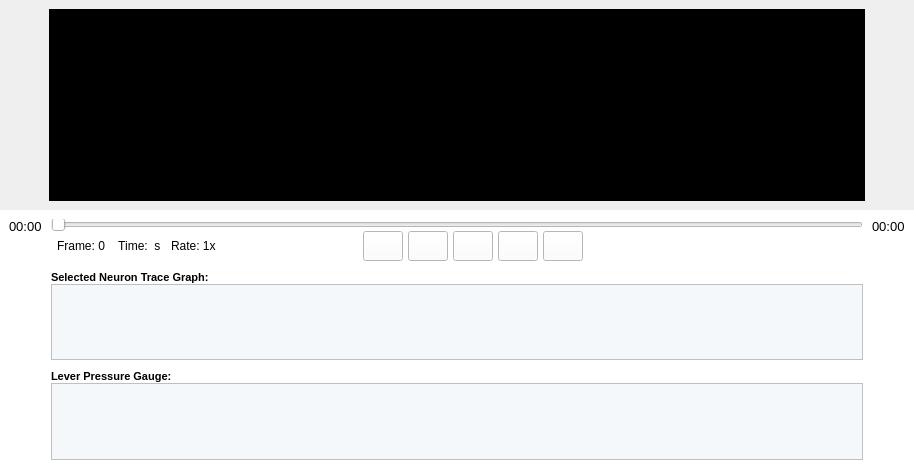
                  <widget class="QWidget" name="widget_85" native="true">
                   <property name="maximumSize">
                    <size>
                     <width>1550</width>
                     <height>16777215</height>
                    </size>
                   </property>
                   <property name="styleSheet">
                    <string notr="true">border-color: rgb(0, 0, 0);
border-color: rgb(0, 0, 0);</string>
                   </property>
                   <layout class="QGridLayout" name="gridLayout_4">
                    <property name="leftMargin">
                     <number>0</number>
                    </property>
                    <property name="topMargin">
                     <number>0</number>
                    </property>
                    <property name="rightMargin">
                     <number>0</number>
                    </property>
                    <property name="bottomMargin">
                     <number>0</number>
                    </property>
                    <property name="spacing">
                     <number>0</number>
                    </property>
                    <item row="1" column="0">
                     <widget class="QWidget" name="widget_92" native="true">
                      <property name="minimumSize">
                       <size>
                        <width>0</width>
                        <height>260</height>
                       </size>
                      </property>
                      <property name="maximumSize">
                       <size>
                        <width>1550</width>
                        <height>260</height>
                       </size>
                      </property>
                      <property name="styleSheet">
                       <string notr="true">border-color: rgb(0, 0, 0);</string>
                      </property>
                      <layout class="QHBoxLayout" name="horizontalLayout_5">
                       <property name="spacing">
                        <number>0</number>
                       </property>
                       <property name="leftMargin">
                        <number>0</number>
                       </property>
                       <property name="topMargin">
                        <number>0</number>
                       </property>
                       <property name="rightMargin">
                        <number>0</number>
                       </property>
                       <property name="bottomMargin">
                        <number>0</number>
                       </property>
                       <item>
                        <widget class="QWidget" name="widget_94" native="true">
                         <property name="maximumSize">
                          <size>
                           <width>217</width>
                           <height>260</height>
                          </size>
                         </property>
                         <property name="styleSheet">
                          <string notr="true">background-color: rgb(255, 255, 255);
border-color: rgb(0, 0, 0);</string>
                         </property>
                         <layout class="QGridLayout" name="gridLayout_11">
                          <item row="0" column="0">
                           <widget class="QLabel" name="label_204">
                            <property name="font">
                             <font>
                              <family>Arial</family>
                              <pointsize>10</pointsize>
                             </font>
                            </property>
                            <property name="text">
                             <string>00:00</string>
                            </property>
                           </widget>
                          </item>
                          <item row="1" column="0">
                           <spacer name="verticalSpacer_4">
                            <property name="orientation">
                             <enum>Qt::Vertical</enum>
                            </property>
                            <property name="sizeType">
                             <enum>QSizePolicy::Expanding</enum>
                            </property>
                            <property name="sizeHint" stdset="0">
                             <size>
                              <width>20</width>
                              <height>211</height>
                             </size>
                            </property>
                           </spacer>
                          </item>
                         </layout>
                        </widget>
                       </item>
                       <item>
                        <widget class="QWidget" name="widget_97" native="true">
                         <property name="sizePolicy">
                          <sizepolicy hsizetype="Expanding" vsizetype="Expanding">
                           <horstretch>0</horstretch>
                           <verstretch>0</verstretch>
                          </sizepolicy>
                         </property>
                         <property name="maximumSize">
                          <size>
                           <width>1241</width>
                           <height>260</height>
                          </size>
                         </property>
                         <property name="styleSheet">
                          <string notr="true">border-color: rgb(0, 0, 0);
background-color: rgb(255, 255, 255);</string>
                         </property>
                         <layout class="QGridLayout" name="gridLayout_15">
                          <property name="leftMargin">
                           <number>0</number>
                          </property>
                          <property name="rightMargin">
                           <number>0</number>
                          </property>
                          <property name="bottomMargin">
                           <number>0</number>
                          </property>
                          <property name="spacing">
                           <number>0</number>
                          </property>
                          <item row="2" column="0">
                           <widget class="QLabel" name="label_165">
                            <property name="font">
                             <font>
                              <family>Arial</family>
                              <pointsize>8</pointsize>
                              <weight>75</weight>
                              <bold>true</bold>
                             </font>
                            </property>
                            <property name="text">
                             <string>Selected Neuron Trace Graph: </string>
                            </property>
                            <property name="alignment">
                             <set>Qt::AlignLeading|Qt::AlignLeft|Qt::AlignTop</set>
                            </property>
                           </widget>
                          </item>
                          <item row="0" column="0">
                           <layout class="QGridLayout" name="gridLayout_13" columnstretch="0,0,0,1,0,2">
                            <item row="0" column="0" colspan="6">
                             <widget class="QSlider" name="horizontalSlider_10">
                              <property name="sizePolicy">
                               <sizepolicy hsizetype="Preferred" vsizetype="Fixed">
                                <horstretch>0</horstretch>
                                <verstretch>0</verstretch>
                               </sizepolicy>
                              </property>
                              <property name="minimumSize">
                               <size>
                                <width>0</width>
                                <height>12</height>
                               </size>
                              </property>
                              <property name="maximumSize">
                               <size>
                                <width>1241</width>
                                <height>12</height>
                               </size>
                              </property>
                              <property name="toolTip">
                               <string>Scope Player</string>
                              </property>
                              <property name="orientation">
                               <enum>Qt::Horizontal</enum>
                              </property>
                             </widget>
                            </item>
                            <item row="1" column="0">
                             <widget class="QLabel" name="label_175">
                              <property name="minimumSize">
                               <size>
                                <width>60</width>
                                <height>0</height>
                               </size>
                              </property>
                              <property name="font">
                               <font>
                                <family>Arial</family>
                                <pointsize>9</pointsize>
                               </font>
                              </property>
                              <property name="text">
                               <string>Frame: 0</string>
                              </property>
                              <property name="alignment">
                               <set>Qt::AlignCenter</set>
                              </property>
                             </widget>
                            </item>
                            <item row="1" column="1">
                             <widget class="QLabel" name="label_209">
                              <property name="minimumSize">
                               <size>
                                <width>60</width>
                                <height>0</height>
                               </size>
                              </property>
                              <property name="font">
                               <font>
                                <family>Arial</family>
                                <pointsize>9</pointsize>
                               </font>
                              </property>
                              <property name="text">
                               <string>Time:  s </string>
                              </property>
                              <property name="alignment">
                               <set>Qt::AlignCenter</set>
                              </property>
                             </widget>
                            </item>
                            <item row="1" column="2">
                             <widget class="QLabel" name="label_174">
                              <property name="font">
                               <font>
                                <family>Arial</family>
                                <pointsize>9</pointsize>
                               </font>
                              </property>
                              <property name="text">
                               <string>Rate: 1x  </string>
                              </property>
                             </widget>
                            </item>
                            <item row="1" column="3">
                             <spacer name="horizontalSpacer_48">
                              <property name="orientation">
                               <enum>Qt::Horizontal</enum>
                              </property>
                              <property name="sizeHint" stdset="0">
                               <size>
                                <width>40</width>
                                <height>20</height>
                               </size>
                              </property>
                             </spacer>
                            </item>
                            <item row="1" column="4">
                             <layout class="QGridLayout" name="gridLayout_14">
                              <property name="horizontalSpacing">
                               <number>5</number>
                              </property>
                              <property name="verticalSpacing">
                               <number>0</number>
                              </property>
                              <item row="0" column="0">
                               <widget class="QPushButton" name="off_stop_button">
                                <property name="sizePolicy">
                                 <sizepolicy hsizetype="Fixed" vsizetype="Fixed">
                                  <horstretch>0</horstretch>
                                  <verstretch>0</verstretch>
                                 </sizepolicy>
                                </property>
                                <property name="minimumSize">
                                 <size>
                                  <width>40</width>
                                  <height>30</height>
                                 </size>
                                </property>
                                <property name="maximumSize">
                                 <size>
                                  <width>40</width>
                                  <height>30</height>
                                 </size>
                                </property>
                                <property name="font">
                                 <font>
                                  <pointsize>10</pointsize>
                                 </font>
                                </property>
                                <property name="styleSheet">
                                 <string notr="true">border-image: url(:/media/previous.png);</string>
                                </property>
                                <property name="text">
                                 <string/>
                                </property>
                               </widget>
                              </item>
                              <item row="0" column="1">
                               <widget class="QPushButton" name="off_slower_button">
                                <property name="sizePolicy">
                                 <sizepolicy hsizetype="Fixed" vsizetype="Fixed">
                                  <horstretch>0</horstretch>
                                  <verstretch>0</verstretch>
                                 </sizepolicy>
                                </property>
                                <property name="minimumSize">
                                 <size>
                                  <width>40</width>
                                  <height>30</height>
                                 </size>
                                </property>
                                <property name="maximumSize">
                                 <size>
                                  <width>40</width>
                                  <height>30</height>
                                 </size>
                                </property>
                                <property name="font">
                                 <font>
                                  <pointsize>10</pointsize>
                                 </font>
                                </property>
                                <property name="styleSheet">
                                 <string notr="true">border-image: url(:/media/rw.png);</string>
                                </property>
                                <property name="text">
                                 <string/>
                                </property>
                               </widget>
                              </item>
                              <item row="0" column="2">
                               <widget class="QPushButton" name="off_play_button">
                                <property name="sizePolicy">
                                 <sizepolicy hsizetype="Fixed" vsizetype="Fixed">
                                  <horstretch>0</horstretch>
                                  <verstretch>0</verstretch>
                                 </sizepolicy>
                                </property>
                                <property name="minimumSize">
                                 <size>
                                  <width>40</width>
                                  <height>30</height>
                                 </size>
                                </property>
                                <property name="maximumSize">
                                 <size>
                                  <width>40</width>
                                  <height>30</height>
                                 </size>
                                </property>
                                <property name="font">
                                 <font>
                                  <pointsize>10</pointsize>
                                 </font>
                                </property>
                                <property name="styleSheet">
                                 <string notr="true">border-image: url(:/media/play.png);
</string>
                                </property>
                                <property name="text">
                                 <string/>
                                </property>
                               </widget>
                              </item>
                              <item row="0" column="3">
                               <widget class="QPushButton" name="off_faster_button">
                                <property name="sizePolicy">
                                 <sizepolicy hsizetype="Fixed" vsizetype="Fixed">
                                  <horstretch>0</horstretch>
                                  <verstretch>0</verstretch>
                                 </sizepolicy>
                                </property>
                                <property name="minimumSize">
                                 <size>
                                  <width>40</width>
                                  <height>30</height>
                                 </size>
                                </property>
                                <property name="maximumSize">
                                 <size>
                                  <width>40</width>
                                  <height>30</height>
                                 </size>
                                </property>
                                <property name="font">
                                 <font>
                                  <pointsize>10</pointsize>
                                 </font>
                                </property>
                                <property name="styleSheet">
                                 <string notr="true">border-image: url(:/media/ff.png);
</string>
                                </property>
                                <property name="text">
                                 <string/>
                                </property>
                               </widget>
                              </item>
                              <item row="0" column="4">
                               <widget class="QPushButton" name="off_next_button">
                                <property name="sizePolicy">
                                 <sizepolicy hsizetype="Fixed" vsizetype="Fixed">
                                  <horstretch>0</horstretch>
                                  <verstretch>0</verstretch>
                                 </sizepolicy>
                                </property>
                                <property name="minimumSize">
                                 <size>
                                  <width>40</width>
                                  <height>30</height>
                                 </size>
                                </property>
                                <property name="maximumSize">
                                 <size>
                                  <width>40</width>
                                  <height>30</height>
                                 </size>
                                </property>
                                <property name="font">
                                 <font>
                                  <pointsize>10</pointsize>
                                 </font>
                                </property>
                                <property name="styleSheet">
                                 <string notr="true">border-image: url(:/media/next.png);</string>
                                </property>
                                <property name="text">
                                 <string/>
                                </property>
                               </widget>
                              </item>
                             </layout>
                            </item>
                            <item row="1" column="5">
                             <spacer name="horizontalSpacer_49">
                              <property name="orientation">
                               <enum>Qt::Horizontal</enum>
                              </property>
                              <property name="sizeHint" stdset="0">
                               <size>
                                <width>380</width>
                                <height>17</height>
                               </size>
                              </property>
                             </spacer>
                            </item>
                           </layout>
                          </item>
                          <item row="1" column="0">
                           <spacer name="verticalSpacer_30">
                            <property name="orientation">
                             <enum>Qt::Vertical</enum>
                            </property>
                            <property name="sizeType">
                             <enum>QSizePolicy::Fixed</enum>
                            </property>
                            <property name="sizeHint" stdset="0">
                             <size>
                              <width>17</width>
                              <height>10</height>
                             </size>
                            </property>
                           </spacer>
                          </item>
                          <item row="3" column="0">
                           <widget class="QGraphicsView" name="OffSelectTraceView">
                            <property name="minimumSize">
                             <size>
                              <width>0</width>
                              <height>62</height>
                             </size>
                            </property>
                            <property name="styleSheet">
                             <string notr="true">background-color: rgb(245, 248, 250);</string>
                            </property>
                           </widget>
                          </item>
                          <item row="4" column="0">
                           <spacer name="verticalSpacer_29">
                            <property name="orientation">
                             <enum>Qt::Vertical</enum>
                            </property>
                            <property name="sizeType">
                             <enum>QSizePolicy::Fixed</enum>
                            </property>
                            <property name="sizeHint" stdset="0">
                             <size>
                              <width>17</width>
                              <height>10</height>
                             </size>
                            </property>
                           </spacer>
                          </item>
                          <item row="7" column="0">
                           <spacer name="verticalSpacer_6">
                            <property name="orientation">
                             <enum>Qt::Vertical</enum>
                            </property>
                            <property name="sizeType">
                             <enum>QSizePolicy::Fixed</enum>
                            </property>
                            <property name="sizeHint" stdset="0">
                             <size>
                              <width>17</width>
                              <height>10</height>
                             </size>
                            </property>
                           </spacer>
                          </item>
                          <item row="6" column="0">
                           <widget class="QGraphicsView" name="OffLeverPressueViewLarge">
                            <property name="minimumSize">
                             <size>
                              <width>0</width>
                              <height>62</height>
                             </size>
                            </property>
                            <property name="styleSheet">
                             <string notr="true">background-color: rgb(245, 248, 250);</string>
                            </property>
                           </widget>
                          </item>
                          <item row="5" column="0">
                           <widget class="QLabel" name="label_169">
                            <property name="font">
                             <font>
                              <family>Arial</family>
                              <pointsize>8</pointsize>
                              <weight>75</weight>
                              <bold>true</bold>
                             </font>
                            </property>
                            <property name="text">
                             <string>Lever Pressure Gauge: </string>
                            </property>
                            <property name="alignment">
                             <set>Qt::AlignLeading|Qt::AlignLeft|Qt::AlignTop</set>
                            </property>
                           </widget>
                          </item>
                         </layout>
                        </widget>
                       </item>
                       <item>
                        <widget class="QWidget" name="widget_96" native="true">
                         <property name="sizePolicy">
                          <sizepolicy hsizetype="Fixed" vsizetype="Fixed">
                           <horstretch>0</horstretch>
                           <verstretch>0</verstretch>
                          </sizepolicy>
                         </property>
                         <property name="maximumSize">
                          <size>
                           <width>92</width>
                           <height>260</height>
                          </size>
                         </property>
                         <property name="styleSheet">
                          <string notr="true">background-color: rgb(255, 255, 255);
border-color: rgb(0, 0, 0);</string>
                         </property>
                         <layout class="QGridLayout" name="gridLayout_10">
                          <item row="1" column="0">
                           <spacer name="verticalSpacer_3">
                            <property name="orientation">
                             <enum>Qt::Vertical</enum>
                            </property>
                            <property name="sizeType">
                             <enum>QSizePolicy::Expanding</enum>
                            </property>
                            <property name="sizeHint" stdset="0">
                             <size>
                              <width>20</width>
                              <height>210</height>
                             </size>
                            </property>
                           </spacer>
                          </item>
                          <item row="0" column="0">
                           <widget class="QLabel" name="label_206">
                            <property name="sizePolicy">
                             <sizepolicy hsizetype="Fixed" vsizetype="Fixed">
                              <horstretch>0</horstretch>
                              <verstretch>0</verstretch>
                             </sizepolicy>
                            </property>
                            <property name="font">
                             <font>
                              <family>Arial</family>
                              <pointsize>10</pointsize>
                             </font>
                            </property>
                            <property name="text">
                             <string>00:00</string>
                            </property>
                           </widget>
                          </item>
                         </layout>
                        </widget>
                       </item>
                      </layout>
                     </widget>
                    </item>
                    <item row="0" column="0">
                     <widget class="QWidget" name="widget_103" native="true">
                      <property name="styleSheet">
                       <string notr="true">border-color: rgb(0, 0, 0);
</string>
                      </property>
                      <layout class="QGridLayout" name="gridLayout_9" columnstretch="0,0,0,0">
                       <item row="0" column="2">
                        <widget class="QGraphicsView" name="scope_video_view_item">
                         <property name="maximumSize">
                          <size>
                           <width>890</width>
                           <height>552</height>
                          </size>
                         </property>
                         <property name="baseSize">
                          <size>
                           <width>890</width>
                           <height>552</height>
                          </size>
                         </property>
                         <property name="styleSheet">
                          <string notr="true">background-color: rgb(0, 0, 0);</string>
                         </property>
                        </widget>
                       </item>
                       <item row="0" column="1">
                        <spacer name="horizontalSpacer_3">
                         <property name="orientation">
                          <enum>Qt::Horizontal</enum>
                         </property>
                         <property name="sizeType">
                          <enum>QSizePolicy::Fixed</enum>
                         </property>
                         <property name="sizeHint" stdset="0">
                          <size>
                           <width>40</width>
                           <height>20</height>
                          </size>
                         </property>
                        </spacer>
                       </item>
                       <item row="0" column="3">
                        <spacer name="horizontalSpacer_4">
                         <property name="orientation">
                          <enum>Qt::Horizontal</enum>
                         </property>
                         <property name="sizeType">
                          <enum>QSizePolicy::Preferred</enum>
                         </property>
                         <property name="sizeHint" stdset="0">
                          <size>
                           <width>40</width>
                           <height>20</height>
                          </size>
                         </property>
                        </spacer>
                       </item>
                      </layout>
                     </widget>
                    </item>
                   </layout>
                  </widget>
